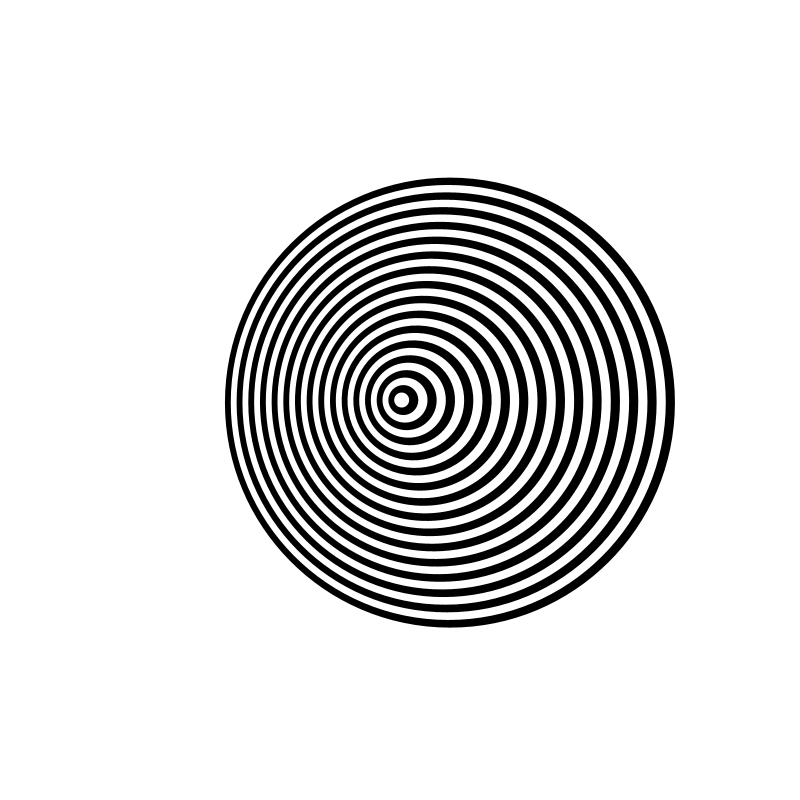
Frame 1 (no input)
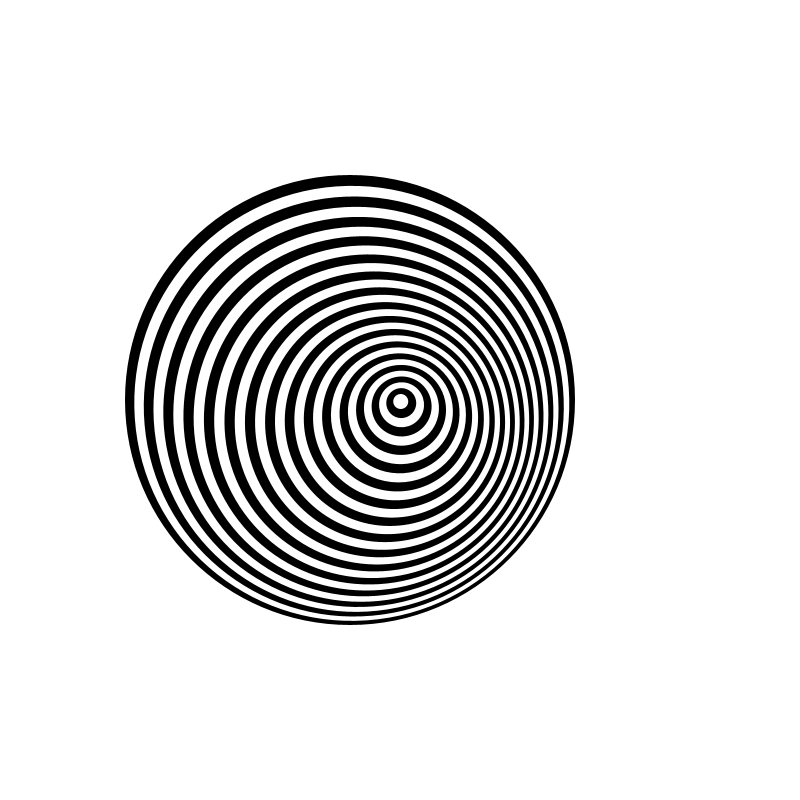
Frame 60 (the mouse pressed at the canvas centre just before this capture)
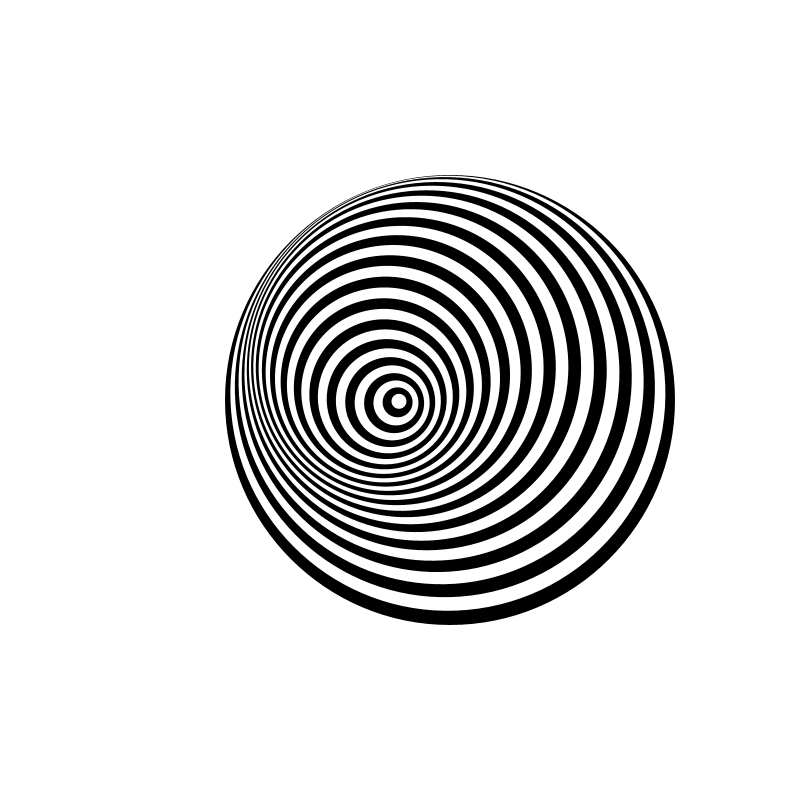
Frame 120 (the mouse held since frame 60 and released just before this capture)

The Processing sketch that drew these frames (run headless with seeded random() and noise(); from frame 60 on, the mouse is pressed at the canvas centre):

// Processing sketch: processing_173165
// ── processing_173165.pde

int iter = 30;
int maxtrans= 3;

void setup() {
  size(800, 800);
  smooth();
  
}

void draw() {
  float r = 0;

  background(255);
  noFill();
  noStroke();
  strokeWeight(2);
  translate(width/2, height/2);

 
  for (int i = iter ; i>0; i--) {
    r=i*15;
    if(i%2==0)fill(0);
    else fill(255);
    pushMatrix();
    rotate(radians((float)frameCount)*map(i,0,iter,1,maxtrans));
    translate(r/9, 0);
    ellipse(0, 0, r, r);
    popMatrix();
    
  }
 
}
